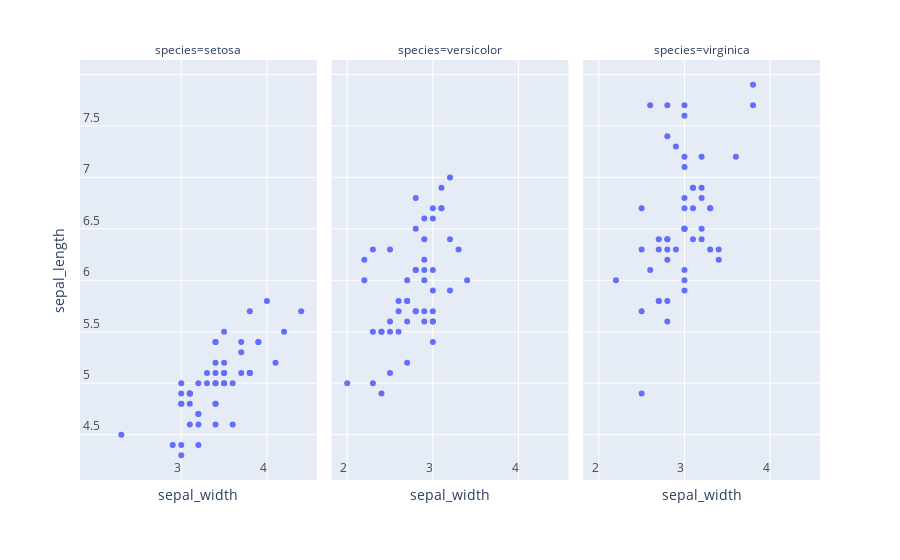

Here is the notebook cell this chart was saved with:
### Markdown cell above
6. rock 레이블 위치 설명

plotly에서 tick 레이블은 자동 생성된다. tick 레이블 위치를 설정하려면 아래와 같이 작성한다.

```py
fig.update_xaxes(ticklabelposition="위치")
fig.update_yaxes(ticklabelposition="위치")
```

`[함수 input 내용]`
- ticklabelposition= tick 라벨 위치
    + {"outside"|"inside"|"outside top"|"inside top"|"outside left"|"inside left"|"outside right"|"inside right"|"outside bottom"|"inside bottom"}

### Code cell
df = px.data.iris()
fig = px.scatter(df, x="sepal_width", y="sepal_length", facet_col="species")

fig.update_yaxes(ticklabelposition="inside top")
fig.update_xaxes(ticklabelposition="inside left")

fig.show()

### Figure 1 — Plotly figure (JSON) as saved in the notebook; plotly's stock layout.template omitted (floating-point values rounded to 4 significant figures)
{"data": [{"hovertemplate": "species=setosa<br>sepal_width=%{x}<br>sepal_length=%{y}<extra></extra>", "legendgroup": "", "marker": {"color": "#636efa", "symbol": "circle"}, "mode": "markers", "name": "", "orientation": "v", "showlegend": false, "type": "scatter", "x": [3.5, 3, 3.2, 3.1, 3.6, 3.9, 3.4, 3.4, 2.9, 3.1, 3.7, 3.4, 3, 3, 4, 4.4, 3.9, 3.5, 3.8, 3.8, 3.4, 3.7, 3.6, 3.3, 3.4, 3, 3.4, 3.5, 3.4, 3.2, 3.1, 3.4, 4.1, 4.2, 3.1, 3.2, 3.5, 3.1, 3, 3.4, 3.5, 2.3, 3.2, 3.5, 3.8, 3, 3.8, 3.2, 3.7, 3.3], "xaxis": "x", "y": [5.1, 4.9, 4.7, 4.6, 5, 5.4, 4.6, 5, 4.4, 4.9, 5.4, 4.8, 4.8, 4.3, 5.8, 5.7, 5.4, 5.1, 5.7, 5.1, 5.4, 5.1, 4.6, 5.1, 4.8, 5, 5, 5.2, 5.2, 4.7, 4.8, 5.4, 5.2, 5.5, 4.9, 5, 5.5, 4.9, 4.4, 5.1, 5, 4.5, 4.4, 5, 5.1, 4.8, 5.1, 4.6, 5.3, 5], "yaxis": "y"}, {"hovertemplate": "species=versicolor<br>sepal_width=%{x}<br>sepal_length=%{y}<extra></extra>", "legendgroup": "", "marker": {"color": "#636efa", "symbol": "circle"}, "mode": "markers", "name": "", "orientation": "v", "showlegend": false, "type": "scatter", "x": [3.2, 3.2, 3.1, 2.3, 2.8, 2.8, 3.3, 2.4, 2.9, 2.7, 2, 3, 2.2, 2.9, 2.9, 3.1, 3, 2.7, 2.2, 2.5, 3.2, 2.8, 2.5, 2.8, 2.9, 3, 2.8, 3, 2.9, 2.6, 2.4, 2.4, 2.7, 2.7, 3, 3.4, 3.1, 2.3, 3, 2.5, 2.6, 3, 2.6, 2.3, 2.7, 3, 2.9, 2.9, 2.5, 2.8], "xaxis": "x2", "y": [7, 6.4, 6.9, 5.5, 6.5, 5.7, 6.3, 4.9, 6.6, 5.2, 5, 5.9, 6, 6.1, 5.6, 6.7, 5.6, 5.8, 6.2, 5.6, 5.9, 6.1, 6.3, 6.1, 6.4, 6.6, 6.8, 6.7, 6, 5.7, 5.5, 5.5, 5.8, 6, 5.4, 6, 6.7, 6.3, 5.6, 5.5, 5.5, 6.1, 5.8, 5, 5.6, 5.7, 5.7, 6.2, 5.1, 5.7], "yaxis": "y2"}, {"hovertemplate": "species=virginica<br>sepal_width=%{x}<br>sepal_length=%{y}<extra></extra>", "legendgroup": "", "marker": {"color": "#636efa", "symbol": "circle"}, "mode": "markers", "name": "", "orientation": "v", "showlegend": false, "type": "scatter", "x": [3.3, 2.7, 3, 2.9, 3, 3, 2.5, 2.9, 2.5, 3.6, 3.2, 2.7, 3, 2.5, 2.8, 3.2, 3, 3.8, 2.6, 2.2, 3.2, 2.8, 2.8, 2.7, 3.3, 3.2, 2.8, 3, 2.8, 3, 2.8, 3.8, 2.8, 2.8, 2.6, 3, 3.4, 3.1, 3, 3.1, 3.1, 3.1, 2.7, 3.2, 3.3, 3, 2.5, 3, 3.4, 3], "xaxis": "x3", "y": [6.3, 5.8, 7.1, 6.3, 6.5, 7.6, 4.9, 7.3, 6.7, 7.2, 6.5, 6.4, 6.8, 5.7, 5.8, 6.4, 6.5, 7.7, 7.7, 6, 6.9, 5.6, 7.7, 6.3, 6.7, 7.2, 6.2, 6.1, 6.4, 7.2, 7.4, 7.9, 6.4, 6.3, 6.1, 7.7, 6.3, 6.4, 6, 6.9, 6.7, 6.9, 5.8, 6.8, 6.7, 6.7, 6.3, 6.5, 6.2, 5.9], "yaxis": "y3"}], "layout": {"annotations": [{"font": {}, "showarrow": false, "text": "species=setosa", "x": 0.16, "xanchor": "center", "xref": "paper", "y": 1, "yanchor": "bottom", "yref": "paper"}, {"font": {}, "showarrow": false, "text": "species=versicolor", "x": 0.5, "xanchor": "center", "xref": "paper", "y": 1, "yanchor": "bottom", "yref": "paper"}, {"font": {}, "showarrow": false, "text": "species=virginica", "x": 0.84, "xanchor": "center", "xref": "paper", "y": 1, "yanchor": "bottom", "yref": "paper"}], "legend": {"tracegroupgap": 0}, "margin": {"t": 60}, "xaxis": {"anchor": "y", "domain": [0, 0.32], "ticklabelposition": "inside left", "title": {"text": "sepal_width"}}, "xaxis2": {"anchor": "y2", "domain": [0.34, 0.66], "matches": "x", "ticklabelposition": "inside left", "title": {"text": "sepal_width"}}, "xaxis3": {"anchor": "y3", "domain": [0.68, 1.0], "matches": "x", "ticklabelposition": "inside left", "title": {"text": "sepal_width"}}, "yaxis": {"anchor": "x", "domain": [0, 1], "ticklabelposition": "inside top", "title": {"text": "sepal_length"}}, "yaxis2": {"anchor": "x2", "domain": [0, 1], "matches": "y", "showticklabels": false, "ticklabelposition": "inside top"}, "yaxis3": {"anchor": "x3", "domain": [0, 1], "matches": "y", "showticklabels": false, "ticklabelposition": "inside top"}}}
